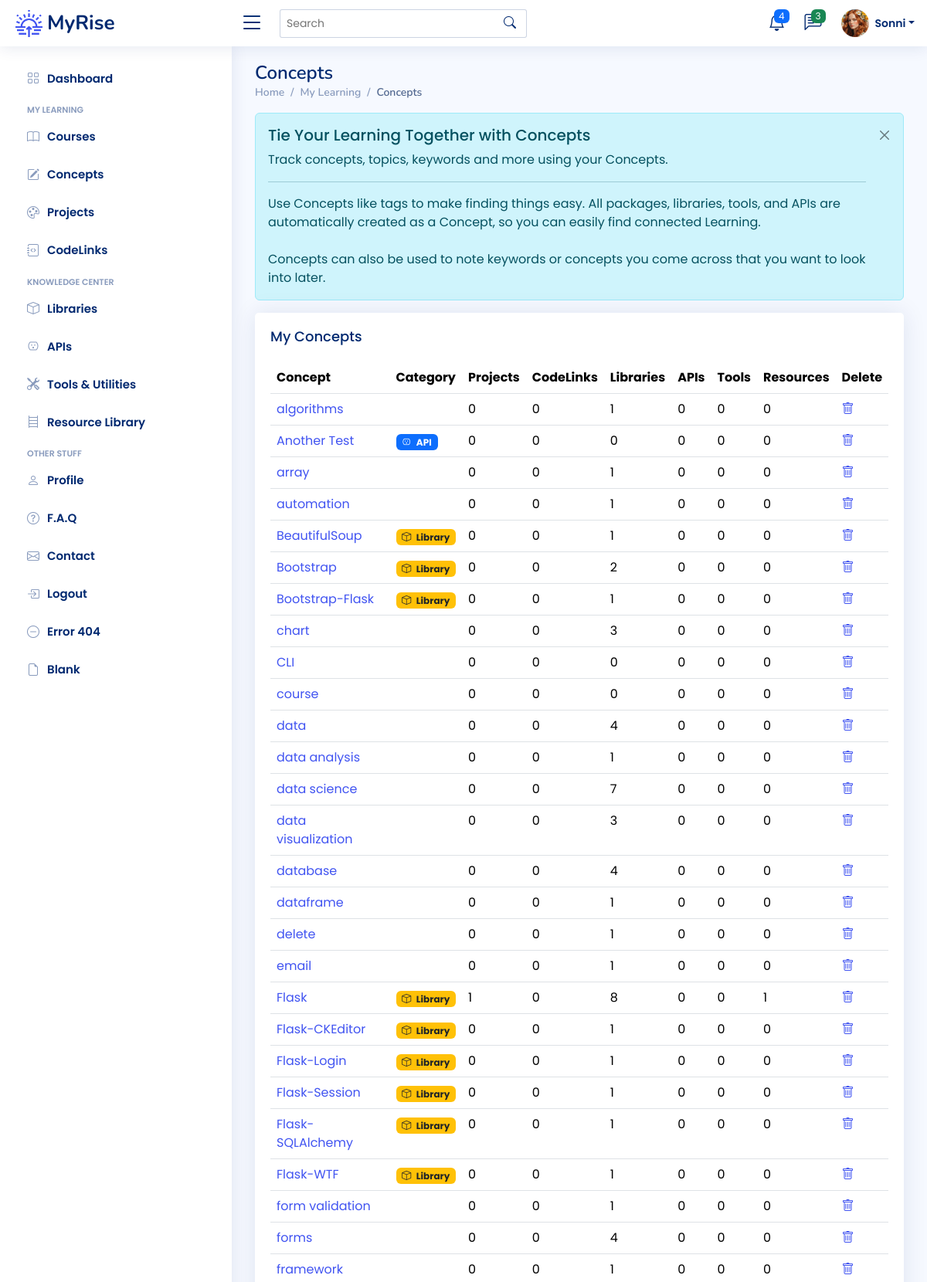
Page /concepts (signed in, upper part) on the committed database.
### app/models.py (models this page shows)
class User(UserMixin, db.Model):
    __tablename__ = "users"
    id: Mapped[int] = mapped_column(Integer, primary_key=True)
    email: Mapped[str] = mapped_column(String(100), unique=True)
    password: Mapped[str] = mapped_column(String(250))
    name: Mapped[str] = mapped_column(String(1000))
    display_name: Mapped[str] = mapped_column(String(1000))
    last_called_repos: Mapped[Optional[datetime.datetime]] = mapped_column(DateTime())
    latest_etag_repos: Mapped[str] = mapped_column(String(250), nullable=True)
    projects: Mapped[List["Project"]] = relationship(back_populates="user")
    events: Mapped[List["Event"]] = relationship(back_populates="user")
    courses: Mapped[List["Course"]] = relationship(back_populates="user")
    libraries: Mapped[List["Library"]] = relationship(back_populates="user")
    apis: Mapped[List["API"]] = relationship(back_populates="user")
    tools: Mapped[List["Tool"]] = relationship(back_populates="user")
    resources: Mapped[List["Resource"]] = relationship(back_populates="user")
    repos: Mapped[List["Repository"]] = relationship(back_populates="user")
    codelinks: Mapped[List["CodeLink"]] = relationship(back_populates="user")
    concepts: Mapped[List["Concept"]] = relationship('Concept', secondary=user_concept, backref='user')

class Concept(db.Model):
    __tablename__ = "concepts"
    id: Mapped[int] = mapped_column(Integer, primary_key=True)
    concept_term: Mapped[str] = mapped_column(String(50), nullable=False)
    category: Mapped[str] = mapped_column(String(100), nullable=True)
    description: Mapped[str] = mapped_column(Text, nullable=True)
    date_added: Mapped[datetime.date] = mapped_column(Date, nullable=False)

### app/routes.py (the view)
@app.route('/concepts')
@login_required
def concepts_page():
    get_concepts = db.session.execute(db.select(Concept).order_by(func.lower(Concept.concept_term))).scalars().all()
    concepts = [concept for concept in get_concepts]
    return render_template('concepts.html', concepts=concepts, concept_badge=concept_categories)

### app/models.py (called while the page is built)
@login_manager.user_loader
def load_user(user_id):
    return db.get_or_404(User, user_id)

### app/templates/concepts.html (shortened to what this page needs)
{% extends 'base.html' %}
{% from 'bootstrap5/form.html' import render_form %}
{% block content %}
	<main id="main" class="main">
    <div class="pagetitle">
      <h1>Concepts</h1>
      <nav>
        <ol class="breadcrumb">
          <li class="breadcrumb-item"><a href="index.html">Home</a></li>
          <li class="breadcrumb-item">My Learning</li>
          <li class="breadcrumb-item active">Concepts</li>
        </ol>
      </nav>
    </div>
	<div class="alert alert-info  alert-dismissible fade show" role="alert">
		<h4 class="alert-heading">Tie Your Learning Together with Concepts</h4>
		<p>Track concepts, topics, keywords and more using your Concepts.</p>
		<hr>
 		<p class="mb-0">Use Concepts like tags to make finding things easy.
			All packages, libraries, tools, and APIs are automatically created as a Concept, so you can easily find connected Learning.</p>
		<br>
		<p class="mb-0">Concepts can also be used to note keywords or concepts you come across that you want to look into later.</p>
		<button type="button" class="btn-close" data-bs-dismiss="alert" aria-label="Close"></button>
	  </div>
	 <div class="card">
		<div class="card-body">
		  <h5 class="card-title">My Concepts</h5>
		  <table class="table table-hover">
			<thead>
			  <tr>
				<th scope="col">Concept</th>
				<th scope="col">Category</th>
			    <th scope="col">Projects</th>
			    <th scope="col">CodeLinks</th>
			    <th scope="col">Libraries</th>
			    <th scope="col">APIs</th>
			    <th scope="col">Tools</th>
			    <th scope="col">Resources</th>
				<th scope="col">Delete</th>
			  </tr>
			</thead>
			<tbody>
			{% for concept in concepts %}
			  <tr>
				<td><a href="{{ url_for('concept_detail', num=concept.id ) }}">{{ concept.concept_term }}</a></td>
				{% if concept.category %}
				  <td><span class="badge {{ concept_badge[concept.category][1] }}"><i class="bi {{ concept_badge[concept.category][2] }} me-1"></i> {{ concept_badge[concept.category][0] }}</span></td>
				{% else %}
				  <td></td>
			    {% endif %}
			    <td>{{ concept.projects|length }}</td>
			    <td>{{ concept.codelinks|length }}</td>
			    <td>{{ concept.libraries|length }}</td>
				<td>{{ concept.apis|length }}</td>
			    <td>{{ concept.tools|length }}</td>
			    <td>{{ concept.resources|length }}</td>
				<td><a href="{{ url_for('delete_concept', num=concept.id) }}"><i class="bi bi-trash"></i></a></td>
			  </tr>
			{% endfor %}
			</tbody>
		  </table>
		</div>
	 </div>
  </main>
{% endblock %}

### app/templates/heading.html (shortened to what this page needs)
{% from 'bootstrap5/nav.html' import render_nav_item %}
{% from 'bootstrap5/form.html' import render_form %}
  <header id="header" class="header fixed-top d-flex align-items-center">
    <div class="d-flex align-items-center justify-content-between">
      <a href="{{ url_for('home') }}" class="logo d-flex align-items-center">
        <img src="{{ url_for('static', filename='img/logo.png') }}" alt="sun-rise">
        <span class="d-none d-lg-block">MyRise</span>
      </a>
      <i class="bi bi-list toggle-sidebar-btn"></i>
    </div>
    <div class="search-bar">
      <form class="search-form d-flex align-items-center" method="POST" action="#">
        <input type="text" name="query" placeholder="Search" title="Enter search keyword">
        <button type="submit" title="Search"><i class="bi bi-search"></i></button>
      </form>
    </div>
    <nav class="header-nav ms-auto">
      <ul class="d-flex align-items-center">
        <li class="nav-item dropdown">
          <a class="nav-link nav-icon" href="#" data-bs-toggle="dropdown">
            <i class="bi bi-bell"></i>
            <span class="badge bg-primary badge-number">4</span>
          </a>
        </li>
        <li class="nav-item dropdown">
          <a class="nav-link nav-icon" href="#" data-bs-toggle="dropdown">
            <i class="bi bi-chat-left-text"></i>
            <span class="badge bg-success badge-number">3</span>
          </a>
        </li>
        <li class="nav-item dropdown pe-3">
          <a class="nav-link nav-profile d-flex align-items-center pe-0" href="#" data-bs-toggle="dropdown">
            <img src="{{ url_for('static', filename='img/profile-img.png') }}" alt="Profile" class="rounded-circle">
            <span class="d-none d-md-block dropdown-toggle ps-2">{{ current_user.display_name }}</span>
          </a>
        </li>
      </ul>
    </nav>
  </header>
  <aside id="sidebar" class="sidebar">
    <ul class="sidebar-nav" id="sidebar-nav">
      <li class="nav-item">
        <a class="nav-link collapsed" href="{{ url_for('home') }}">
          <i class="bi bi-grid"></i>
          <span>Dashboard</span>
        </a>
      </li>
<li class="nav-heading">My Learning</li>
	  <li class="nav-item">
        <a class="nav-link collapsed" href="{{ url_for('courses_page') }}">
          <i class="bi bi-book"></i>
          <span>Courses</span>
        </a>
      </li>
	  <li class="nav-item">
        <a class="nav-link collapsed" href="{{ url_for('concepts_page') }}">
          <i class="bi bi-pencil-square"></i>
          <span>Concepts</span>
        </a>
      </li>
	  <li class="nav-item">
        <a class="nav-link collapsed" href="{{ url_for('projects_page') }}">
          <i class="bi bi-palette"></i>
          <span>Projects</span>
        </a>
      </li>
	  <li class="nav-item">
        <a class="nav-link collapsed" href="{{ url_for('codelinks_page') }}">
          <i class="bi bi-journal-code"></i>
          <span>CodeLinks</span>
        </a>
      </li>
<li class="nav-heading">Knowledge Center</li>
	  <li class="nav-item">
        <a class="nav-link collapsed" href="{{ url_for('libraries_page') }}">
          <i class="bi bi-box"></i>
          <span>Libraries</span>
        </a>
      </li>
	  <li class="nav-item">
        <a class="nav-link collapsed" href="{{ url_for('apis_page') }}">
          <i class="bi bi-outlet"></i>
          <span>APIs</span>
        </a>
      </li>
	  <li class="nav-item">
        <a class="nav-link collapsed" href="{{ url_for('tools_page') }}">
          <i class="bi bi-tools"></i>
          <span>Tools & Utilities</span>
        </a>
      </li>
	  <li class="nav-item">
        <a class="nav-link collapsed" href="{{ url_for('resources_page') }}">
          <i class="bi bi-bookshelf"></i>
          <span>Resource Library</span>
        </a>
      </li>
	<li class="nav-heading">Other Stuff</li>
      <li class="nav-item">
        <a class="nav-link collapsed" href="{{ url_for('profile') }}">
          <i class="bi bi-person"></i>
          <span>Profile</span>
        </a>
      </li>
      <li class="nav-item">
        <a class="nav-link collapsed" href="{{ url_for('faq') }}">
          <i class="bi bi-question-circle"></i>
          <span>F.A.Q</span>
        </a>
	  </li>
      <li class="nav-item">
        <a class="nav-link collapsed" href="{{ url_for('contact') }}">
          <i class="bi bi-envelope"></i>
          <span>Contact</span>
        </a>
      </li>
	{% if not current_user.is_authenticated %}
      <li class="nav-item">
        <a class="nav-link collapsed" href="{{ url_for('register') }}">
          <i class="bi bi-card-list"></i>
          <span>Register</span>
        </a>
      </li>
      <li class="nav-item">
        <a class="nav-link collapsed" href="{{ url_for('login') }}">
          <i class="bi bi-box-arrow-in-right"></i>
          <span>Login</span>
        </a>
      </li>
	{% else %}
		<li class="nav-item">
        <a class="nav-link collapsed" href="{{ url_for('logout') }}">
          <i class="bi bi-box-arrow-in-right"></i>
          <span>Logout</span>
        </a>
      </li>
	{% endif %}
      <li class="nav-item">
        <a class="nav-link collapsed" href="pages-error-404.html">
          <i class="bi bi-dash-circle"></i>
          <span>Error 404</span>
        </a>
      </li>
      <li class="nav-item">
        <a class="nav-link collapsed" href="pages-blank.html">
          <i class="bi bi-file-earmark"></i>
          <span>Blank</span>
        </a>
      </li>
    </ul>
  </aside>

### app/static/css/style.css (style rules this page uses)
:root { scroll-behavior: smooth; }
body { font-family: "Poppins", sans-serif; background: #f6f9ff; color: #444444; }
a { color: #4154f1; text-decoration: none; }
h1, h2, h3, h4, h5, h6 { font-family: "Nunito", sans-serif; }
#main { margin-top: 60px; padding: 20px 30px; transition: all 0.3s; }
.pagetitle { margin-bottom: 10px; }
.pagetitle h1 { font-size: 24px; margin-bottom: 0; font-weight: 600; color: #012970; }
.card { margin-bottom: 30px; border: none; border-radius: 5px; box-shadow: 0px 0 30px rgba(1, 41, 112, 0.1); }
.card-title { padding: 20px 0 15px 0; font-size: 18px; font-weight: 500; color: #012970; font-family: "Poppins", sans-serif; }
.card-body { padding: 0 20px 20px 20px; }
.alert-heading { font-weight: 500; font-family: "Poppins", sans-serif; font-size: 20px; }
.btn-close { background-size: 25%; }
.breadcrumb { font-size: 14px; font-family: "Nunito", sans-serif; color: #899bbd; font-weight: 600; }
.breadcrumb a { color: #899bbd; transition: 0.3s; }
.breadcrumb .breadcrumb-item::before { color: #899bbd; }
.breadcrumb .active { color: #51678f; font-weight: 600; }
.logo { line-height: 1; }
@media (min-width: 1200px) { .logo { width: 280px; } }
.logo img { max-height: 35px; margin-right: 6px; }
.logo span { font-size: 26px; font-weight: 700; color: #012970; font-family: "Nunito", sans-serif; }
.header { transition: all 0.5s; z-index: 997; height: 60px; box-shadow: 0px 2px 20px rgba(1, 41, 112, 0.1); background-color: #fff; padding-left: 20px; }
.header .toggle-sidebar-btn { font-size: 32px; padding-left: 10px; cursor: pointer; color: #012970; }
.header .search-bar { min-width: 360px; padding: 0 20px; }
.header .search-form { width: 100%; }
.header .search-form input { border: 0; font-size: 14px; color: #012970; border: 1px solid rgba(1, 41, 112, 0.2); padding: 7px 38px 7px 8px; border-radius: 3px; transition: 0.3s; width: 100%; }
.header .search-form button { border: 0; padding: 0; margin-left: -30px; background: none; }
.header .search-form button i { color: #012970; }
.header-nav ul { list-style: none; }
.header-nav>ul { margin: 0; padding: 0; }
.header-nav .nav-icon { font-size: 22px; color: #012970; margin-right: 25px; position: relative; }
.header-nav .nav-profile { color: #012970; }
.header-nav .nav-profile img { max-height: 36px; }
.header-nav .nav-profile span { font-size: 14px; font-weight: 600; }
.header-nav .badge-number { position: absolute; inset: -2px -5px auto auto; font-weight: normal; font-size: 12px; padding: 3px 6px; }
.sidebar { position: fixed; top: 60px; left: 0; bottom: 0; width: 300px; z-index: 996; transition: all 0.3s; padding: 20px; overflow-y: auto; scrollbar-width: thin; scrollbar-color: #aab7cf transparent; box-shadow: 0px 0px 20px rgba(1, 41, 112, 0.1); background-color: #fff; }
@media (min-width: 1200px) { #main, #footer { margin-left: 300px; } }
.sidebar-nav { padding: 0; margin: 0; list-style: none; }
.sidebar-nav li { padding: 0; margin: 0; list-style: none; }
.sidebar-nav .nav-item { margin-bottom: 5px; }
.sidebar-nav .nav-heading { font-size: 11px; text-transform: uppercase; color: #899bbd; font-weight: 600; margin: 10px 0 5px 15px; }
.sidebar-nav .nav-link { display: flex; align-items: center; font-size: 15px; font-weight: 600; color: #4154f1; transition: 0.3; background: #f6f9ff; padding: 10px 15px; border-radius: 4px; }
.sidebar-nav .nav-link i { font-size: 16px; margin-right: 10px; color: #4154f1; }
.sidebar-nav .nav-link.collapsed { color: #012970; background: #fff; }
.sidebar-nav .nav-link.collapsed i { color: #899bbd; }

### rows in the picture
User: display_name "Sonni"
Concept: concept_term "algorithms", projects|length "0", codelinks|length "0", libraries|length "1", apis|length "0", tools|length "0", resources|length "0"
Concept: concept_term "Another Test", category "API", projects|length "0", codelinks|length "0", libraries|length "0", apis|length "0", tools|length "0", resources|length "0"
Concept: concept_term "array", projects|length "0", codelinks|length "0", libraries|length "1", apis|length "0", tools|length "0", resources|length "0"
Concept: concept_term "automation", projects|length "0", codelinks|length "0", libraries|length "1", apis|length "0", tools|length "0", resources|length "0"
Concept: concept_term "BeautifulSoup", category "Library", projects|length "0", codelinks|length "0", libraries|length "1", apis|length "0", tools|length "0", resources|length "0"
Concept: concept_term "Bootstrap", category "Library", projects|length "0", codelinks|length "0", libraries|length "2", apis|length "0", tools|length "0", resources|length "0"
Concept: concept_term "Bootstrap-Flask", category "Library", projects|length "0", codelinks|length "0", libraries|length "1", apis|length "0", tools|length "0", resources|length "0"
Concept: concept_term "chart", projects|length "0", codelinks|length "0", libraries|length "3", apis|length "0", tools|length "0", resources|length "0"
Concept: concept_term "CLI", projects|length "0", codelinks|length "0", libraries|length "0", apis|length "0", tools|length "0", resources|length "0"
Concept: concept_term "course", projects|length "0", codelinks|length "0", libraries|length "0", apis|length "0", tools|length "0", resources|length "0"
Concept: concept_term "data", projects|length "0", codelinks|length "0", libraries|length "4", apis|length "0", tools|length "0", resources|length "0"
Concept: concept_term "data analysis", projects|length "0", codelinks|length "0", libraries|length "1", apis|length "0", tools|length "0", resources|length "0"
Concept: concept_term "data science", projects|length "0", codelinks|length "0", libraries|length "7", apis|length "0", tools|length "0", resources|length "0"
Concept: concept_term "data visualization", projects|length "0", codelinks|length "0", libraries|length "3", apis|length "0", tools|length "0", resources|length "0"
Concept: concept_term "database", projects|length "0", codelinks|length "0", libraries|length "4", apis|length "0", tools|length "0", resources|length "0"
Concept: concept_term "dataframe", projects|length "0", codelinks|length "0", libraries|length "1", apis|length "0", tools|length "0", resources|length "0"
Concept: concept_term "delete", projects|length "0", codelinks|length "0", libraries|length "1", apis|length "0", tools|length "0", resources|length "0"
Concept: concept_term "email", projects|length "0", codelinks|length "0", libraries|length "1", apis|length "0", tools|length "0", resources|length "0"
Concept: concept_term "Flask", category "Library", projects|length "1", codelinks|length "0", libraries|length "8", apis|length "0", tools|length "0", resources|length "1"
Concept: concept_term "Flask-CKEditor", category "Library", projects|length "0", codelinks|length "0", libraries|length "1", apis|length "0", tools|length "0", resources|length "0"
Concept: concept_term "Flask-Login", category "Library", projects|length "0", codelinks|length "0", libraries|length "1", apis|length "0", tools|length "0", resources|length "0"
Concept: concept_term "Flask-Session", category "Library", projects|length "0", codelinks|length "0", libraries|length "1", apis|length "0", tools|length "0", resources|length "0"
Concept: concept_term "Flask-SQLAlchemy", category "Library", projects|length "0", codelinks|length "0", libraries|length "1", apis|length "0", tools|length "0", resources|length "0"
Concept: concept_term "Flask-WTF", category "Library", projects|length "0", codelinks|length "0", libraries|length "1", apis|length "0", tools|length "0", resources|length "0"
Concept: concept_term "form validation", projects|length "0", codelinks|length "0", libraries|length "1", apis|length "0", tools|length "0", resources|length "0"
Concept: concept_term "forms", projects|length "0", codelinks|length "0", libraries|length "4", apis|length "0", tools|length "0", resources|length "0"
Concept: concept_term "framework", projects|length "0", codelinks|length "0", libraries|length "1", apis|length "0", tools|length "0", resources|length "0"
